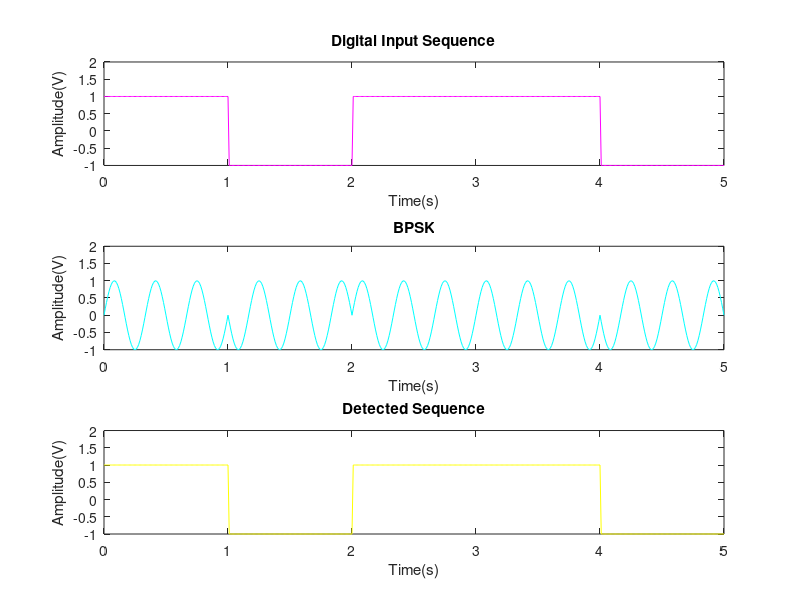

Write the MATLAB code that produced this figure.
% Refresh
clc;
clear all;
close all;
%Binary FSK Modulation & Demodulation
m = [1 0 1 1 0];

% Mapping
for j = 1: length(m)
    if m(j) == 1
        n(j) = 1;
    else
        n(j) = -1;
    end
end

%NRZ Polar phase shaping / pulse shaping
i = 1;
t = 0 : 0.01 : length(n);
for j = 1 : length(t)
    if t(j) <= i 
        mod(j) = n(i);
    else
        i = i + 1;
        mod(j) = n(i);
    end
end

%plotting
subplot(3, 1, 1);
plot(t,mod,'m');
axis([0 length(n) -1 2]);
title('Digital Input Sequence');
xlabel('Time(s)');
ylabel('Amplitude(V)');

% Carrier
c = sin(2*pi* 3 *t);
% BPSK Modulation
psk = mod .* c;
%plotting
subplot(3, 1, 2);
plot(t,psk,'c');
axis([0 length(n) -1 2]);
title('BPSK');
xlabel('Time(s)');
ylabel('Amplitude(V)');

% Demodulation
for j = 1: length(t)
    if c(j) == psk(j)
        demod(j) = 1;
    else
        demod(j) = -1;
    end
end
subplot(3, 1, 3);
plot(t, demod, 'y');
axis([0 length(n) -1 2]);
title('Detected Sequence');
xlabel('Time(s)');
ylabel('Amplitude(V)'); 

